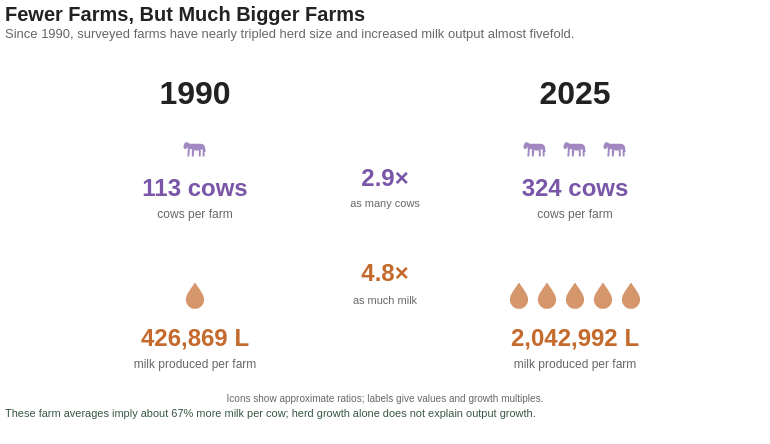

Here is the Vega-Lite specification saved for this chart:
### Vega-Lite specification from a JSON file in a GitHub repository (floating-point values rounded to 4 significant figures)
{"$schema": "https://vega.github.io/schema/vega-lite/v5.json", "title": {"text": "Fewer Farms, But Much Bigger Farms", "subtitle": "Since 1990, surveyed farms have nearly tripled herd size and increased milk output almost fivefold.", "anchor": "start", "fontSize": 20, "fontWeight": "bold", "color": "#222222", "subtitleFontSize": 13, "subtitleColor": "#666666", "offset": 18}, "width": 760, "height": 380, "layer": [{"data": {"values": [{"year": "1990", "x": 190}, {"year": "2025", "x": 570}]}, "mark": {"type": "text", "fontSize": 32, "fontWeight": "bold", "color": "#222222"}, "encoding": {"x": {"field": "x", "type": "quantitative", "axis": null, "scale": {"domain": [0, 760]}}, "y": {"value": 35}, "text": {"field": "year"}}}, {"data": {"values": [{"x": 190, "y": 88}, {"x": 530, "y": 88}, {"x": 570, "y": 88}, {"x": 610, "y": 88}]}, "mark": {"type": "point", "filled": true, "shape": "M -0.85,-0.2 C -0.8,-0.45 -0.6,-0.4 -0.4,-0.25 L 0.4,-0.25 C 0.65,-0.25 0.8,-0.1 0.8,0.1 L 0.8,0.2 C 0.85,0.25 0.85,0.35 0.8,0.4 L 0.75,0.4 L 0.75,0.75 L 0.6,0.75 L 0.6,0.2 L 0.45,0.2 L 0.45,0.75 L 0.3,0.75 L 0.3,0.25 C 0.2,0.3 0.1,0.3 0.0,0.25 L -0.05,0.2 L -0.1,0.75 L -0.25,0.75 L -0.25,0.15 L -0.4,0.15 L -0.45,0.75 L -0.6,0.75 L -0.55,0.0 L -0.7,0.15 C -0.8,0.2 -0.9,0.1 -0.9,0.0 C -0.9,-0.1 -0.9,-0.15 -0.85,-0.2 Z", "size": 650, "color": "#7956A8"}, "encoding": {"x": {"field": "x", "type": "quantitative", "axis": null, "scale": {"domain": [0, 760]}}, "y": {"field": "y", "type": "quantitative", "axis": null, "scale": {"domain": [380, 0]}}}}, {"data": {"values": [{"year": "1990", "x": 190, "label": "113 cows"}, {"year": "2025", "x": 570, "label": "324 cows"}]}, "mark": {"type": "text", "fontSize": 24, "fontWeight": "bold", "color": "#7956A8"}, "encoding": {"x": {"field": "x", "type": "quantitative", "axis": null, "scale": {"domain": [0, 760]}}, "y": {"value": 130}, "text": {"field": "label"}}}, {"data": {"values": [{"x": 190, "label": "cows per farm"}, {"x": 570, "label": "cows per farm"}]}, "mark": {"type": "text", "fontSize": 12, "color": "#666666"}, "encoding": {"x": {"field": "x", "type": "quantitative", "axis": null, "scale": {"domain": [0, 760]}}, "y": {"value": 155}, "text": {"field": "label"}}}, {"data": {"values": [{"x": 380, "y": 120, "text": "2.9×"}]}, "mark": {"type": "text", "fontSize": 24, "fontWeight": "bold", "color": "#7956A8"}, "encoding": {"x": {"field": "x", "type": "quantitative", "axis": null, "scale": {"domain": [0, 760]}}, "y": {"field": "y", "type": "quantitative", "axis": null, "scale": {"domain": [380, 0]}}, "text": {"field": "text"}}}, {"data": {"values": [{"x": 380, "y": 145, "text": "as many cows"}]}, "mark": {"type": "text", "fontSize": 11, "color": "#666666"}, "encoding": {"x": {"field": "x", "type": "quantitative", "axis": null, "scale": {"domain": [0, 760]}}, "y": {"field": "y", "type": "quantitative", "axis": null, "scale": {"domain": [380, 0]}}, "text": {"field": "text"}}}, {"data": {"values": [{"x": 380}]}, "mark": {"type": "text", "align": "left", "fontSize": 11, "color": "#355542", "interactive": false}, "encoding": {"x": {"value": 0}, "y": {"value": 355}, "text": {"value": "These farm averages imply about 67% more milk per cow; herd growth alone does not explain output growth."}}}, {"data": {"values": [{"x": 190, "y": 235}, {"x": 514, "y": 235}, {"x": 542, "y": 235}, {"x": 570, "y": 235}, {"x": 598, "y": 235}, {"x": 626, "y": 235}]}, "mark": {"type": "point", "filled": true, "shape": "M0,-1 C0.35,-0.45 0.8,0.05 0.8,0.48 C0.8,0.95 0.44,1.3 0,1.3 C-0.44,1.3 -0.8,0.95 -0.8,0.48 C-0.8,0.05 -0.35,-0.45 0,-1 Z", "size": 520, "color": "#C46A2D"}, "encoding": {"x": {"field": "x", "type": "quantitative", "axis": null, "scale": {"domain": [0, 760]}}, "y": {"field": "y", "type": "quantitative", "axis": null, "scale": {"domain": [380, 0]}}}}, {"data": {"values": [{"year": "1990", "x": 190, "label": "426,869 L"}, {"year": "2025", "x": 570, "label": "2,042,992 L"}]}, "mark": {"type": "text", "fontSize": 24, "fontWeight": "bold", "color": "#C46A2D"}, "encoding": {"x": {"field": "x", "type": "quantitative", "axis": null, "scale": {"domain": [0, 760]}}, "y": {"value": 280}, "text": {"field": "label"}}}, {"data": {"values": [{"x": 190, "label": "milk produced per farm"}, {"x": 570, "label": "milk produced per farm"}]}, "mark": {"type": "text", "fontSize": 12, "color": "#666666"}, "encoding": {"x": {"field": "x", "type": "quantitative", "axis": null, "scale": {"domain": [0, 760]}}, "y": {"value": 305}, "text": {"field": "label"}}}, {"data": {"values": [{"x": 380, "y": 215, "text": "4.8×"}]}, "mark": {"type": "text", "fontSize": 24, "fontWeight": "bold", "color": "#C46A2D"}, "encoding": {"x": {"field": "x", "type": "quantitative", "axis": null, "scale": {"domain": [0, 760]}}, "y": {"field": "y", "type": "quantitative", "axis": null, "scale": {"domain": [380, 0]}}, "text": {"field": "text"}}}, {"data": {"values": [{"x": 380, "y": 242, "text": "as much milk"}]}, "mark": {"type": "text", "fontSize": 11, "color": "#666666"}, "encoding": {"x": {"field": "x", "type": "quantitative", "axis": null, "scale": {"domain": [0, 760]}}, "y": {"field": "y", "type": "quantitative", "axis": null, "scale": {"domain": [380, 0]}}, "text": {"field": "text"}}}, {"data": {"values": [{}]}, "mark": {"type": "text", "align": "center", "fontSize": 10, "color": "#666666", "lineHeight": 15}, "encoding": {"x": {"value": 380}, "y": {"value": 340}, "text": {"value": "Icons show approximate ratios; labels give values and growth multiples."}}}], "config": {"background": "white", "view": {"stroke": null}}}
